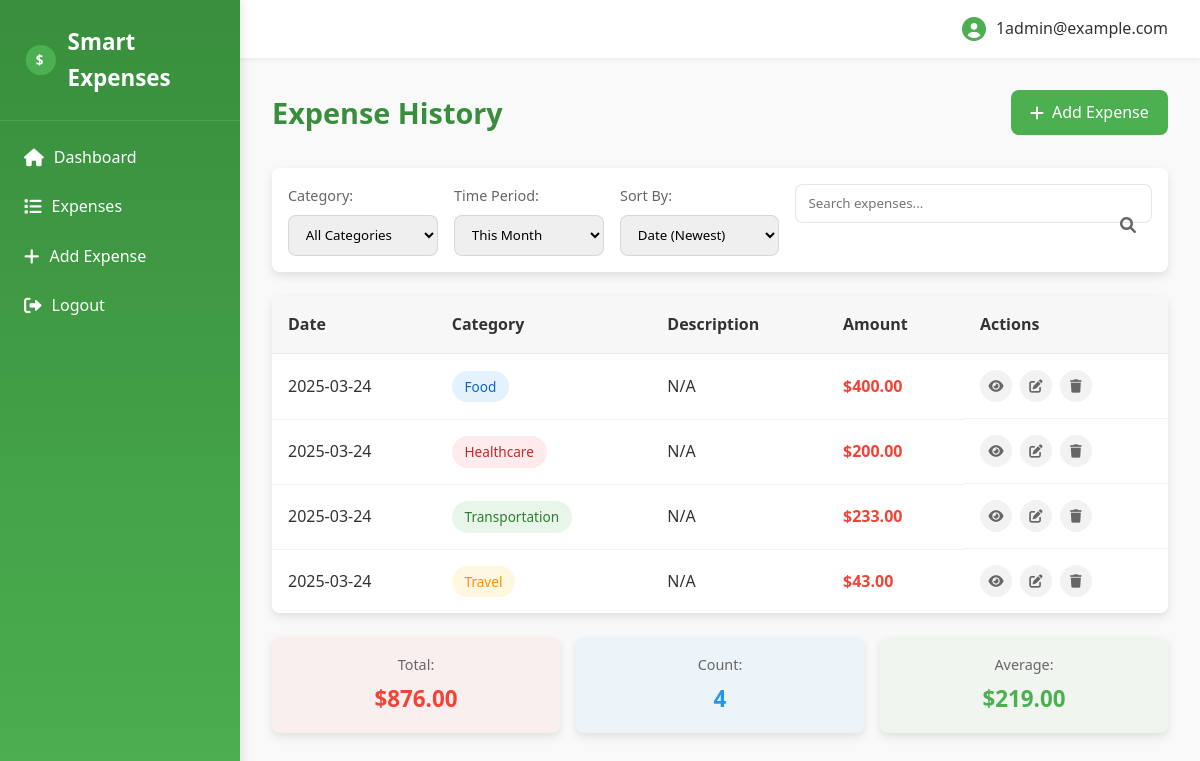
Screenshot of /expenses (signed in) with the database file from the repository.
### tables this page shows
CREATE TABLE expenses (
        id INTEGER PRIMARY KEY AUTOINCREMENT,
        user_id INTEGER NOT NULL,
        amount REAL NOT NULL,
        category TEXT NOT NULL,
        description TEXT,
        date TEXT NOT NULL,
        FOREIGN KEY (user_id) REFERENCES users (id)
    );

### app.py (the view)
@app.route('/expenses')
def expenses():
    if 'user_id' not in session:
        return redirect(url_for('login'))
    user_id = session['user_id']
    expenses = get_user_expenses(user_id)
    return render_template('expenses.html', expenses=expenses)

### app.py (called while the page is built)
def get_db_connection():
    conn = sqlite3.connect(DB_PATH)
    conn.row_factory = sqlite3.Row
    return conn

def get_user_expenses(user_id):
    conn = get_db_connection()
    expenses = conn.execute('SELECT * FROM expenses WHERE user_id = ? ORDER BY date DESC', (user_id,)).fetchall()
    conn.close()
    return expenses

### templates/expenses.html (shortened to what this page needs)
{% extends "layout.html" %}
{% block extra_css %}
<link rel="stylesheet" href="{{ url_for('static', filename='css/expenses.css') }}">
{% endblock %}
{% block content %}
<div class="expenses-container">
    <div class="expenses-header">
        <h1>Expense History</h1>
        <a href="{{ url_for('add_expense') }}" class="btn btn-primary btn-icon">
            <i class="fas fa-plus"></i> Add Expense
        </a>
    </div>
    <div class="expenses-filters">
        <div class="filter-group">
            <label for="categoryFilter">Category:</label>
            <select id="categoryFilter">
                <option value="all">All Categories</option>
            </select>
        </div>
        <div class="filter-group">
            <label for="dateRangeFilter">Time Period:</label>
            <select id="dateRangeFilter">
                <option value="month" selected>This Month</option>
            </select>
        </div>
        <div class="filter-group">
            <label for="sortByFilter">Sort By:</label>
            <select id="sortByFilter">
                <option value="date-desc">Date (Newest)</option>
            </select>
        </div>
        <div class="filter-group search-group">
            <input type="text" id="searchFilter" placeholder="Search expenses...">
            <i class="fas fa-search search-icon"></i>
        </div>
    </div>
    <div class="expenses-table-container">
        <table class="expenses-table">
            <thead>
                <tr>
                    <th>Date</th>
                    <th>Category</th>
                    <th>Description</th>
                    <th>Amount</th>
                    <th>Actions</th>
                </tr>
            </thead>
            <tbody id="expensesTableBody">
                {% if expenses %}
                    {% for expense in expenses %}
                    <tr data-expense-id="{{ expense.id }}" data-category="{{ expense.category }}">
                        <td>{{ expense.date }}</td>
                        <td>
                            <span class="category-badge category-{{ expense.category.lower() }}">
                                {{ expense.category }}
                            </span>
                        </td>
                        <td>{{ expense.description if expense.description else 'N/A' }}</td>
                        <td class="amount-cell">${{ "%.2f"|format(expense.amount) }}</td>
                        <td class="actions-cell">
                            <button class="action-btn view-btn" title="View Details">
                                <i class="fas fa-eye"></i>
                            </button>
                            <button class="action-btn edit-btn" title="Edit Expense">
                                <i class="fas fa-edit"></i>
                            </button>
                            <button class="action-btn delete-btn" title="Delete Expense">
                                <i class="fas fa-trash"></i>
                            </button>
                        </td>
                    </tr>
                    {% endfor %}
                {% endif %}
            </tbody>
        </table>
    </div>
    <div class="expenses-summary">
        <div class="summary-box total-box">
            <span class="summary-label">Total:</span>
            <span class="summary-value" id="totalAmount">
                {% if expenses %}
                ${{ "%.2f"|format(expenses|sum(attribute='amount')) }}
                {% else %}
                $0.00
                {% endif %}
            </span>
        </div>
        <div class="summary-box count-box">
            <span class="summary-label">Count:</span>
            <span class="summary-value" id="expenseCount">{{ expenses|length }}</span>
        </div>
        <div class="summary-box average-box">
            <span class="summary-label">Average:</span>
            <span class="summary-value" id="averageAmount">
                {% if expenses %}
                ${{ "%.2f"|format((expenses|sum(attribute='amount')) / expenses|length) }}
                {% else %}
                $0.00
                {% endif %}
            </span>
        </div>
    </div>
</div>
{% endblock %}

### static/css/style.css (style rules this page uses)
:root { --primary-color: #4CAF50; --primary-dark: #388E3C; --primary-light: #A5D6A7; --secondary-color: #2196F3; --secondary-dark: #1976D2; --accent-color: #FF5722; --text-color: #333; --text-light: #666; --background-color: #f9f9f9; --card-bg: #fff; --card-shadow: 0 4px 10px rgba(0, 0, 0, 0.1); --transition: all 0.3s ease; --success-color: #4CAF50; --warning-color: #FF9800; --danger-color: #F44336; --border-radius: 8px; }
* { margin: 0; padding: 0; box-sizing: border-box; }
body { font-family: 'Segoe UI', Tahoma, Geneva, Verdana, sans-serif; background-color: var(--background-color); color: var(--text-color); line-height: 1.6; }
a { text-decoration: none; color: var(--secondary-color); transition: var(--transition); }
.btn { display: inline-block; padding: 0.6rem 1.2rem; background-color: var(--primary-color); color: white; border: none; border-radius: var(--border-radius); cursor: pointer; font-weight: 500; transition: var(--transition); text-align: center; }
.btn-primary { background-color: var(--primary-color); }
.btn-icon { display: flex; align-items: center; justify-content: center; }
.btn-icon i { margin-right: 8px; }

### static/css/expenses.css (style rules this page uses)
.expenses-container { max-width: 1200px; margin: 0 auto; }
.expenses-header { display: flex; justify-content: space-between; align-items: center; margin-bottom: 2rem; }
.expenses-header h1 { color: var(--primary-dark); font-size: 1.8rem; }
.expenses-filters { display: flex; flex-wrap: wrap; gap: 1rem; margin-bottom: 1.5rem; background-color: var(--card-bg); padding: 1rem; border-radius: var(--border-radius); box-shadow: var(--card-shadow); }
.filter-group { display: flex; flex-direction: column; min-width: 150px; }
.filter-group label { font-size: 0.9rem; color: var(--text-light); margin-bottom: 0.5rem; }
.filter-group select, .filter-group input { padding: 0.6rem 0.8rem; border: 1px solid rgba(0, 0, 0, 0.1); border-radius: var(--border-radius); font-family: inherit; transition: var(--transition); }
.search-group { position: relative; flex-grow: 1; }
.search-group input { width: 100%; padding-right: 2.5rem; }
.search-icon { position: absolute; right: 1rem; top: 2.1rem; color: var(--text-light); }
.expenses-table-container { background-color: var(--card-bg); border-radius: var(--border-radius); box-shadow: var(--card-shadow); overflow: hidden; margin-bottom: 1.5rem; }
.expenses-table { width: 100%; border-collapse: collapse; }
.expenses-table th { background-color: rgba(0, 0, 0, 0.03); text-align: left; padding: 1rem; font-weight: 600; color: var(--text-color); border-bottom: 1px solid rgba(0, 0, 0, 0.05); }
.expenses-table td { padding: 1rem; border-bottom: 1px solid rgba(0, 0, 0, 0.05); }
.expenses-table tr:last-child td { border-bottom: none; }
.category-badge { display: inline-block; padding: 0.3rem 0.8rem; border-radius: 20px; font-size: 0.85rem; font-weight: 500; }
.category-food { background-color: #E3F2FD; color: #1565C0; }
.category-transportation { background-color: #E8F5E9; color: #2E7D32; }
.category-healthcare { background-color: #FFEBEE; color: #C62828; }
.category-travel { background-color: #FFF8E1; color: #FF8F00; }
.amount-cell { font-weight: 600; color: var(--danger-color); }
.actions-cell { display: flex; gap: 0.5rem; }
.action-btn { width: 32px; height: 32px; border-radius: 50%; display: flex; align-items: center; justify-content: center; border: none; background-color: rgba(0, 0, 0, 0.05); color: var(--text-light); cursor: pointer; transition: var(--transition); }
.expenses-summary { display: flex; gap: 1rem; }
.summary-box { flex: 1; background-color: var(--card-bg); padding: 1rem; border-radius: var(--border-radius); box-shadow: var(--card-shadow); display: flex; flex-direction: column; align-items: center; }
.total-box { background-color: rgba(244, 67, 54, 0.05); }
.count-box { background-color: rgba(33, 150, 243, 0.05); }
.average-box { background-color: rgba(76, 175, 80, 0.05); }
.summary-label { font-size: 0.9rem; color: var(--text-light); margin-bottom: 0.3rem; }
.summary-value { font-size: 1.4rem; font-weight: 600; color: var(--text-color); }
.total-box .summary-value { color: var(--danger-color); }
.count-box .summary-value { color: var(--secondary-color); }
.average-box .summary-value { color: var(--primary-color); }

### rows the page displays
expenses: date "2025-03-24", category "Food", description "N/A", amount "400.00"
expenses: date "2025-03-24", category "Healthcare", description "N/A", amount "200.00"
expenses: date "2025-03-24", category "Transportation", description "N/A", amount "233.00"
expenses: date "2025-03-24", category "Travel", description "N/A", amount "43.00"

### other values shown
{{ session.username }} "1admin@example.com"
{{ "%.2f"|format(expenses|sum(attribute='amount')) }} "876.00"
{{ expenses|length }} "4"
{{ "%.2f"|format((expenses|sum(attribute='amount')) / expenses|length) }} "219.00"
